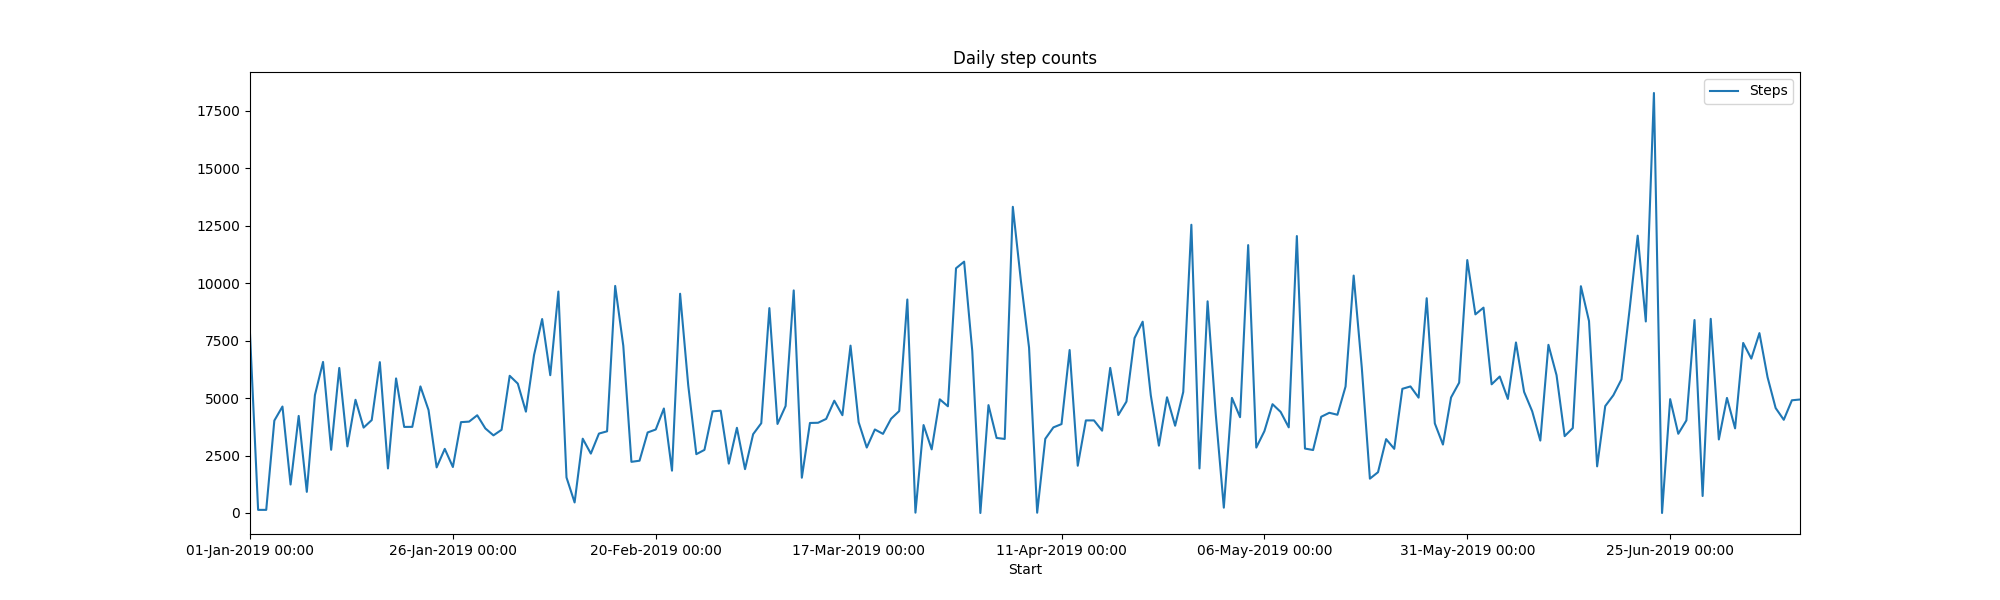

Reproduce this figure in Python.
import pandas as pd
from tabulate import tabulate
import matplotlib.pyplot as fig

convert_tz = lambda x: x.to_pydatetime().replace(tzinfo=pytz.utc).astimezone(pytz.timezone('Asia/Shanghai'))
get_year = lambda x: convert_tz(x).year
get_month = lambda x: '{}-{:02}'.format(convert_tz(x).year, convert_tz(x).month) #inefficient
get_date = lambda x: '{}-{:02}-{:02}'.format(convert_tz(x).year, convert_tz(x).month, convert_tz(x).day) #inefficient
get_day = lambda x: convert_tz(x).day
get_hour = lambda x: convert_tz(x).hour
get_day_of_week = lambda x: convert_tz(x).weekday()

steps = pd.read_csv("HealthData.csv")
plot = steps.plot(x='Start', y='Steps', title= 'Daily step counts', figsize=[20, 6])
fig = plot.get_figure()
fig.savefig("steps.png")

steps_by_date = steps.groupby(['Start'])['Steps'].sum().reset_index(name='Steps')
print( tabulate(steps_by_date, headers='keys', tablefmt='psql') )


